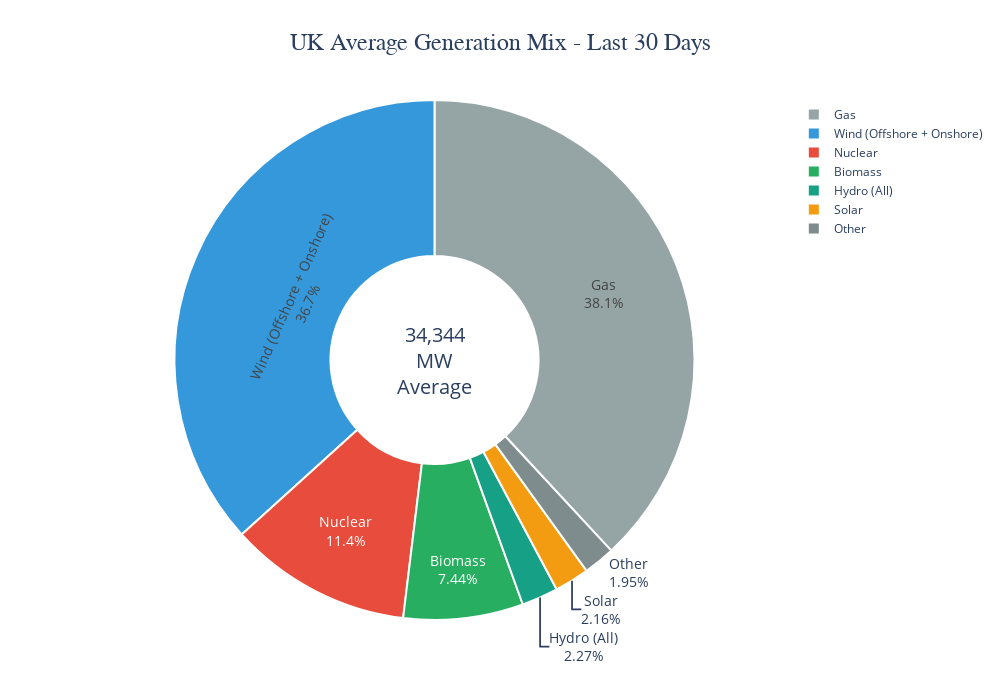

The code cell stored with this chart in its notebook:
### Code cell
# Visualization 3: Average Generation by Fuel Type (30 days)

# Calculate average generation for each fuel type
fuel_averages = df_pivot[fuel_order].mean().sort_values(ascending=False)

# Group into categories
categories = {
    'Wind (Offshore + Onshore)': fuel_averages[['Wind Offshore', 'Wind Onshore']].sum(),
    'Gas': fuel_averages['Fossil Gas'],
    'Nuclear': fuel_averages['Nuclear'],
    'Biomass': fuel_averages['Biomass'],
    'Solar': fuel_averages['Solar'],
    'Hydro (All)': fuel_averages[['Hydro Pumped Storage', 'Hydro Run-of-river and poundage']].sum(),
    'Other': fuel_averages['Other'],
    'Coal': fuel_averages['Fossil Hard coal'],
    'Oil': fuel_averages['Fossil Oil']
}

# Remove zeros
categories = {k: v for k, v in categories.items() if v > 0}

# Create donut chart
fig = go.Figure(data=[go.Pie(
    labels=list(categories.keys()),
    values=list(categories.values()),
    hole=0.4,
    marker=dict(
        colors=['#3498DB', '#95A5A6', '#E74C3C', '#27AE60', 
                '#F39C12', '#16A085', '#7F8C8D'],
        line=dict(color='white', width=2)
    ),
    textinfo='label+percent',
    textfont=dict(size=14),
    hovertemplate='<b>%{label}</b><br>%{value:,.0f} MW<br>%{percent}<extra></extra>'
)])

fig.update_layout(
    title={
        'text': 'UK Average Generation Mix - Last 30 Days',
        'x': 0.5,
        'xanchor': 'center',
        'font': {'size': 24, 'family': 'Arial, sans-serif'}
    },
    height=700,
    width=1000,
    template='plotly_white',
    annotations=[dict(
        text=f'{df_pivot["Total"].mean():,.0f}<br>MW<br>Average',
        x=0.5, y=0.5,
        font_size=20,
        showarrow=False
    )],
    margin=dict(l=80, r=80, t=100, b=80)
)

fig.show()

print(f"\n⚡ Generation Breakdown:")
for fuel, mw in sorted(categories.items(), key=lambda x: x[1], reverse=True):
    pct = (mw / df_pivot['Total'].mean()) * 100
    print(f"  {fuel:30s}: {mw:8,.0f} MW ({pct:5.1f}%)")

### Figure 1 — Plotly figure (JSON) as saved in the notebook; plotly's stock layout.template omitted (floating-point values rounded to 4 significant figures)
{"data": [{"hole": 0.4, "hovertemplate": "<b>%{label}</b><br>%{value:,.0f} MW<br>%{percent}<extra></extra>", "labels": ["Wind (Offshore + Onshore)", "Gas", "Nuclear", "Biomass", "Solar", "Hydro (All)", "Other"], "marker": {"colors": ["#3498DB", "#95A5A6", "#E74C3C", "#27AE60", "#F39C12", "#16A085", "#7F8C8D"], "line": {"color": "white", "width": 2}}, "textfont": {"size": 14}, "textinfo": "label+percent", "type": "pie", "values": [12610.0, 13090.0, 3905.0, 2557.0, 741.2, 780.8, 669.5]}], "layout": {"annotations": [{"font": {"size": 20}, "showarrow": false, "text": "34,344<br>MW<br>Average", "x": 0.5, "y": 0.5}], "height": 700, "margin": {"b": 80, "l": 80, "r": 80, "t": 100}, "title": {"font": {"family": "Arial, sans-serif", "size": 24}, "text": "UK Average Generation Mix - Last 30 Days", "x": 0.5, "xanchor": "center"}, "width": 1000}}
